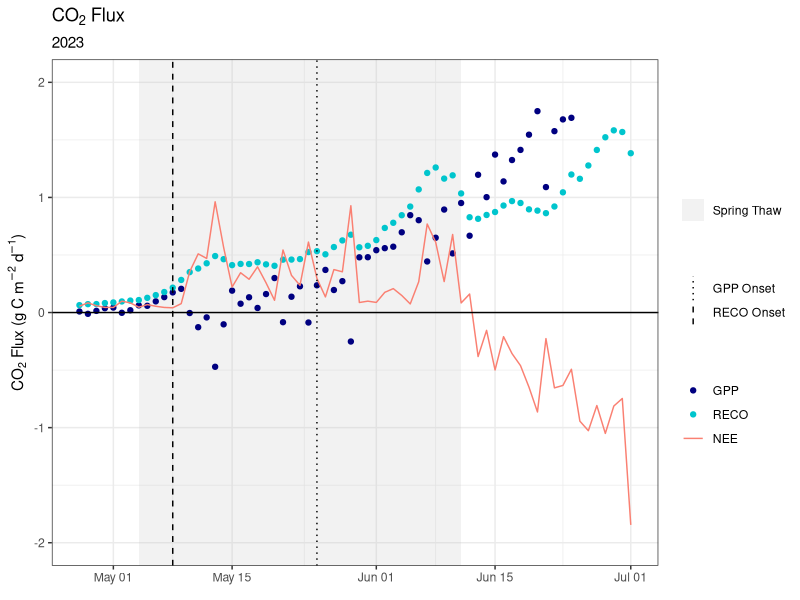
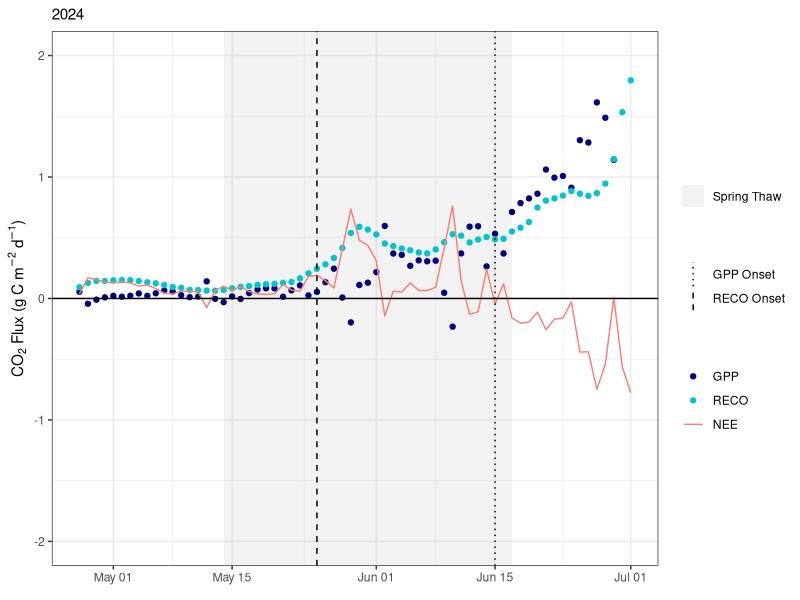
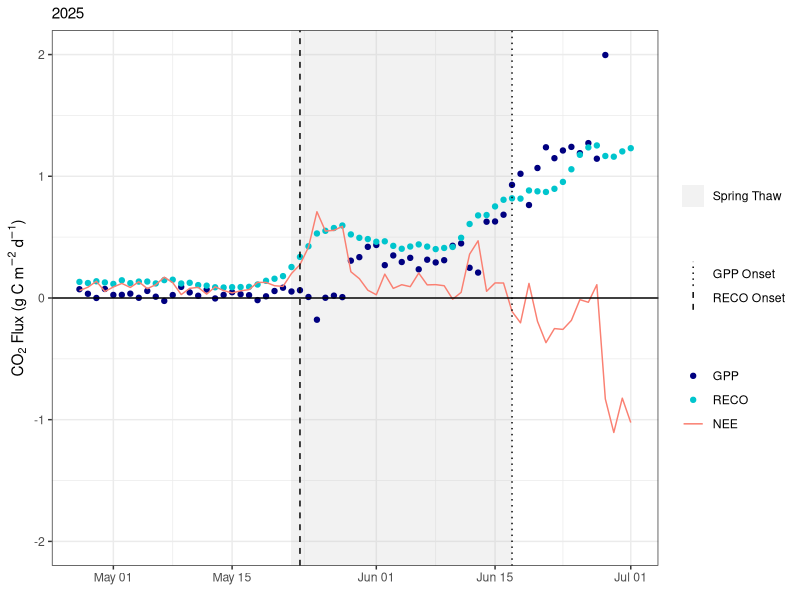
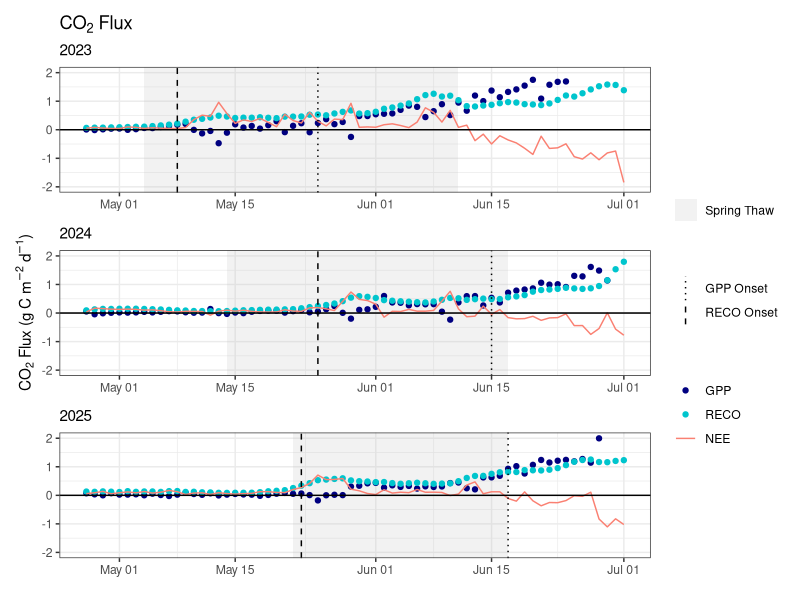

Write R code to recreate these figures, in order. (Note: this script raises an error after producing the figures.)
## ---- chunk 1
knitr::opts_chunk$set(echo = TRUE)
## ---- chunk 2

rm(list = ls())
Sys.setenv(TZ = "UTC")

library(data.table)
library(ggplot2)
library(lubridate)
library(tidyverse)
library(gridExtra) 
library(patchwork)

## ---- chunk 3

df_avg_23_24 <- fread('./output_files/three_years_daily_avg.csv')

## ---- chunk 4

max_gpp_2023 <- max(df_avg_23_24$GPP_F[df_avg_23_24$season_year == 2023], na.rm = TRUE)
max_gpp_2024 <- max(df_avg_23_24$GPP_F[df_avg_23_24$season_year == 2024], na.rm = TRUE)
max_gpp_2025 <- max(df_avg_23_24$GPP_F[df_avg_23_24$season_year == 2025], na.rm = TRUE)

max_reco_2023 <- max(df_avg_23_24$RECO[df_avg_23_24$season_year == 2023], na.rm = TRUE)
max_reco_2024 <- max(df_avg_23_24$RECO[df_avg_23_24$season_year == 2024], na.rm = TRUE)
max_reco_2025 <- max(df_avg_23_24$RECO[df_avg_23_24$season_year == 2025], na.rm = TRUE)


shade_data_23 <- data.frame(
  xmin = as.Date("2023-05-04"),
  xmax = as.Date("2023-06-11"),
  ymin = -Inf,
  ymax = Inf,
  label = "Spring Thaw"
)

shade_data_24 <- data.frame(
  xmin = as.Date("2024-05-14"),
  xmax = as.Date("2024-06-17"),
  ymin = -Inf,
  ymax = Inf,
  label = "Spring Thaw"
)

shade_data_25 <- data.frame(
  xmin = as.Date("2025-05-22"),
  xmax = as.Date("2025-06-17"),
  ymin = -Inf,
  ymax = Inf,
  label = "Spring Thaw"
)




onset23ts <- ggplot(data = df_avg_23_24, aes(x=date))+
  theme_bw()+
  geom_rect(data = shade_data_23, 
            aes(xmin = xmin, xmax = xmax, ymin = ymin, ymax = ymax, fill = "Spring Thaw"),
            alpha = 0.2, inherit.aes = FALSE)+
  geom_point(aes(y = GPP_F*60*60*24*(1/1000000)*12, color = "GPP"))+
  geom_point(aes(y = RECO*60*60*24*(1/1000000)*12, color = "RECO")) +
  geom_line(aes(y = FC_F*60*60*24*(1/1000000)*12, color = "NEE"))+
  # geom_line(aes(y = TS_1_0_1*(1/6), color = "Soil Temp"))+
  geom_hline(yintercept=0, col="black")+
  # geom_hline(yintercept=-max_gpp_2023*0.1, col="darkgreen", linetype = "dashed")+
  # geom_hline(yintercept=max_reco_2023*0.1, col="darkgreen", linetype = "dashed")+
  # geom_vline(xintercept = as.Date("2023-05-04"))+
  # geom_vline(xintercept = as.Date("2023-06-11"))+
  geom_vline(aes(xintercept = as.Date("2023-05-25"), linetype = "GPP Onset"))+
  geom_vline(aes(xintercept = as.Date("2023-05-08"), linetype = "RECO Onset"))+
  scale_y_continuous(limits = c(-2, 2), expression('CO'[2]*' Flux (g C'~m^-2~d^-1*')')
                    # ,sec.axis = sec_axis(~ . *6, name = expression('Soil Temp ('*degree*'C)'))
                     )+
  scale_color_manual(name = " ",
            values = c("GPP" = "navy", 
                      "RECO" = "turquoise3", 
                      "NEE" = "salmon", 
                      "Soil Temp" = "mediumorchid"),
            breaks = c("GPP", "RECO", 
              "NEE", "Soil Temp")) +
  scale_fill_manual(name = "", values = c("Spring Thaw" = "gray")) +
  scale_linetype_manual(name = "", values = c("RECO Onset" = "dashed", "GPP Onset"= "dotted"))+
  labs(
    title = expression('CO'[2]*' Flux '),
    subtitle = expression("2023")
  ) +
  scale_x_date(name = expression(""), limits = as.Date(c('2023-04-27', '2023-07-01')))

onset23ts

onset24ts <- ggplot(data = df_avg_23_24, aes(x=date))+
  theme_bw()+
  geom_rect(data = shade_data_24, 
            aes(xmin = xmin, xmax = xmax, ymin = ymin, ymax = ymax, fill = "Spring Thaw"),
            alpha = 0.2, inherit.aes = FALSE)+
  geom_point(aes(y = GPP_F*60*60*24*(1/1000000)*12, color = "GPP"))+
  geom_point(aes(y = RECO*60*60*24*(1/1000000)*12, color = "RECO")) +
  geom_line(aes(y = FC_F*60*60*24*(1/1000000)*12, color = "NEE"))+
  # geom_line(aes(y = TS_1_0_1*(1/6), color = "Soil Temp"))+
  geom_hline(yintercept=0, col="black")+
  # geom_hline(yintercept=-max_gpp_2024*0.1, col="darkgreen", linetype = "dashed")+
  # geom_hline(yintercept=max_reco_2024*0.1, col="darkgreen", linetype = "dashed")+
  # geom_vline(xintercept = as.Date("2024-05-14"))+
  # geom_vline(xintercept = as.Date("2024-06-17"))+
  geom_vline(aes(xintercept = as.Date("2024-06-15"), linetype = "GPP Onset"))+
  geom_vline(aes(xintercept = as.Date("2024-05-25"), linetype = "RECO Onset"))+
  scale_y_continuous(limits = c(-2, 2), expression('CO'[2]*' Flux (g C'~m^-2~d^-1*')')
                  #   , sec.axis = sec_axis(~ .*6, name = expression('Soil Temp ('*degree*'C)'))
                     )+
  scale_color_manual(name = " ",
            values = c("GPP" = "navy", 
                      "RECO" = "turquoise3", 
                      "NEE" = "salmon", 
                      "Soil Temp" = "mediumorchid"),
            breaks = c("GPP", "RECO", 
              "NEE", "Soil Temp")) +
  scale_fill_manual(name = "", values = c("Spring Thaw" = "gray")) +
  scale_linetype_manual(name = "", values = c("RECO Onset" = "dashed", "GPP Onset"= "dotted"))+
  labs(
    subtitle = expression("2024")
  ) +
  scale_x_date(name = expression(""), limits = as.Date(c('2024-04-27', '2024-07-01')))

onset24ts

onset25ts <- ggplot(data = df_avg_23_24, aes(x=date))+
  theme_bw()+
  geom_rect(data = shade_data_25, 
            aes(xmin = xmin, xmax = xmax, ymin = ymin, ymax = ymax, fill = "Spring Thaw"),
            alpha = 0.2, inherit.aes = FALSE)+
  geom_point(aes(y = GPP_F*60*60*24*(1/1000000)*12, color = "GPP"))+
  geom_point(aes(y = RECO*60*60*24*(1/1000000)*12, color = "RECO")) +
  geom_line(aes(y = FC_F*60*60*24*(1/1000000)*12, color = "NEE"))+
  # geom_line(aes(y = TS_1_0_1*(1/6), color = "Soil Temp"))+
  geom_hline(yintercept=0, col="black")+
  # geom_hline(yintercept=-max_gpp_2025*0.1, col="darkgreen", linetype = "dashed")+
  # geom_hline(yintercept=max_reco_2025*0.1, col="darkgreen", linetype = "dashed")+
  geom_vline(aes(xintercept = as.Date("2025-06-17"), linetype = "GPP Onset"))+
  geom_vline(aes(xintercept = as.Date("2025-05-23"), linetype = "RECO Onset"))+
  scale_y_continuous(limits = c(-2, 2), expression('CO'[2]*' Flux (g C'~m^-2~d^-1*')')
                  #   ,sec.axis = sec_axis(~ .*6, name = expression('Soil Temp ('*degree*'C)'))
                     )+
  scale_color_manual(name = " ",
            values = c("GPP" = "navy", 
                      "RECO" = "turquoise3", 
                      "NEE" = "salmon", 
                      "Soil Temp" = "mediumorchid"),
            breaks = c("GPP", "RECO", 
              "NEE", "Soil Temp")) +
  scale_fill_manual(name = "", values = c("Spring Thaw" = "gray")) +
  scale_linetype_manual(name = "", values = c("RECO Onset" = "dashed", "GPP Onset"= "dotted"))+
  labs(
    subtitle = expression("2025")
  ) +
  scale_x_date(name = expression(""), limits = as.Date(c('2025-04-27', '2025-07-01')))

onset25ts

co2 <- onset23ts / onset24ts / onset25ts + plot_layout(guides = "collect", axis_titles = "collect")
co2

png(filename = './png/gpponsetts.png',width = 6,height = 6,units = 'in',res = 2000)
co2
dev.off()


## ---- chunk 5




springch423ts <- ggplot(data = df_avg_23_24, aes(x=date))+
  theme_bw()+
  geom_rect(data = shade_data_23, 
            aes(xmin = xmin, xmax = xmax, ymin = ymin, ymax = ymax, fill = "Spring Thaw"),
            alpha = 0.2, inherit.aes = FALSE)+
  geom_point(aes(y = FCH4_F*60*60*24*(1/1000000000)*12, color = "Methane Flux"))+
  # geom_line(aes(y = TA * (1/250), color = "Air Temp"))+
  geom_line(aes(y = TS_1_0_1*(1/250), color = "Soil Temp"))+
  geom_hline(yintercept=0, col="black")+
  # geom_vline(xintercept = as.Date("2023-05-04"), linewidth = 0.1)+ #Spring Thaw start 
  # geom_vline(xintercept = as.Date("2023-06-11"), linewidth = 0.1)+ #Spring Thaw end 
  scale_y_continuous(limits = c(-0.02, 0.11), expression('CH'[4]*' Flux (g CH'[4]*'-C'~m^-2~d^-1*')'),
  sec.axis = sec_axis(~ . *250, name = expression('Temperature ('*degree*'C)')))+
  scale_color_manual(name = " ",
            values = c("Methane Flux" = "turquoise3", 
                      "Air Temp" = "salmon", 
                      "Soil Temp" = "navy"),
            breaks = c("Methane Flux", 
              "Air Temp", "Soil Temp")) +  
  scale_fill_manual(values = c("Spring Thaw" = "gray")) +
  guides(fill = guide_legend(title = NULL, order = 1), color = guide_legend(order = 2)) +
  labs(
    title = expression("Methane Flux"),
    subtitle = expression("2023")
  ) +
  scale_x_date(name = expression(""), limits = as.Date(c('2023-04-27', '2023-07-01')))

springch423ts



springch424ts <- ggplot(data = df_avg_23_24, aes(x=date))+
  theme_bw()+
  geom_rect(data = shade_data_24, 
            aes(xmin = xmin, xmax = xmax, ymin = ymin, ymax = ymax, fill = "Spring Thaw"),
            alpha = 0.2, inherit.aes = FALSE) +
  geom_point(aes(y = FCH4_F*60*60*24*(1/1e9)*12, color = "Methane Flux"))+
  # geom_line(aes(y = TA * (1/250), color = "Air Temp"))+
  geom_line(aes(y = TS_1_0_1*(1/250), color = "Soil Temp"))+
  geom_hline(yintercept=0, col="black")+
  # geom_vline(xintercept = as.Date("2024-05-14"), linewidth = 0.1)+
  # geom_vline(xintercept = as.Date("2024-06-17"), linewidth = 0.1)+
  scale_y_continuous(limits = c(-0.02, 0.11), expression('CH'[4]*' Flux (g CH'[4]*'-C'~m^-2~d^-1*')'),
  sec.axis = sec_axis(~ .*250, name = expression('Temperature ('*degree*'C)')))+
  scale_color_manual(name = " ",
            values = c("Methane Flux" = "turquoise3", 
                      "Air Temp" = "salmon", 
                      "Soil Temp" = "navy"),
            breaks = c("Methane Flux", 
              "Air Temp", "Soil Temp")) +
  scale_fill_manual(values = c("Spring Thaw" = "gray")) +
  guides(fill = guide_legend(title = NULL, order = 1), color = guide_legend(order = 2)) +
  labs(
    subtitle = expression("2024")
  ) + 
  scale_x_date(name = expression(""), limits = as.Date(c('2024-04-27', '2024-07-01')))

springch424ts


springch425ts <- ggplot(data = df_avg_23_24, aes(x=date))+
  theme_bw()+
  geom_rect(data = shade_data_25, 
            aes(xmin = xmin, xmax = xmax, ymin = ymin, ymax = ymax, fill = "Spring Thaw"),
            alpha = 0.2, inherit.aes = FALSE) +
  geom_point(aes(y = FCH4_F*60*60*24*(1/1e9)*12, color = "Methane Flux"))+
  # geom_line(aes(y = TA * (1/250), color = "Air Temp"))+
  geom_line(aes(y = TS_1_0_1*(1/250), color = "Soil Temp"))+
  geom_hline(yintercept=0, col="black")+
  # geom_vline(xintercept = as.Date("2025-05-14"), linewidth = 0.1)+
  # geom_vline(xintercept = as.Date("2025-06-17"), linewidth = 0.1)+
  scale_y_continuous(limits = c(-0.02, 0.11), expression('CH'[4]*' Flux (g CH'[4]*'-C'~m^-2~d^-1*')'),
  sec.axis = sec_axis(~ .*250, name = expression('Temperature ('*degree*'C)')))+
  scale_color_manual(name = " ",
            values = c("Methane Flux" = "turquoise3", 
                      "Air Temp" = "salmon", 
                      "Soil Temp" = "navy"),
            breaks = c("Methane Flux", 
              "Air Temp", "Soil Temp")) +
  scale_fill_manual(values = c("Spring Thaw" = "gray")) +
  guides(fill = guide_legend(title = NULL, order = 1), color = guide_legend(order = 2)) +
  labs(
    subtitle = expression("2025")
  ) + 
  scale_x_date(name = expression(""), limits = as.Date(c('2025-04-27', '2025-07-01')))

springch425ts

methane <- springch423ts / springch424ts / springch425ts + plot_layout(guides = "collect", axis_titles = "collect")
methane

png(filename = './png/methanespringts.png',width = 6,height = 6,units = 'in',res = 2000)
methane
dev.off()



## ---- chunk 6


springmetdata23 <- ggplot(data = df_avg_23_24, aes(x=date))+
  theme_bw()+
  geom_rect(data = shade_data_23, 
            aes(xmin = xmin, xmax = xmax, ymin = ymin, ymax = ymax, fill = "Spring Thaw"),
            alpha = 0.2, inherit.aes = FALSE)+
  geom_line(aes(y = ALB * (1/4), color = "Albedo"))+
  geom_line(aes(y = SWC_1_1_1 * (1/4), color = "SWC"))+
  geom_line(aes(y = TA, color = "Air Temp"))+
  geom_line(aes(y = TS_1_0_1, color = "Soil Temp"))+
  geom_hline(yintercept=0, col="black")+
  scale_y_continuous(limits = c(-15, 23), expression('Temperature ('*degree*'C)'),
  sec.axis = sec_axis(~ . *4, name = expression('Albedo (%)')))+
  scale_color_manual(name = " ",
            values = c("Albedo" = "turquoise3", 
                      "Air Temp" = "salmon", 
                      "Soil Temp" = "navy", 
                      "SWC" = "green3"),
            breaks = c("Albedo", "SWC",
              "Air Temp", "Soil Temp")) +  
  scale_fill_manual(values = c("Spring Thaw" = "gray")) +
  guides(fill = guide_legend(title = NULL)) +
  labs(
    title = expression("2023")
  ) +
  scale_x_date(name = expression(""), limits = as.Date(c('2023-04-27', '2023-07-01')))

springmetdata23



springmetdata24 <- ggplot(data = df_avg_23_24, aes(x=date))+
  theme_bw()+
  geom_rect(data = shade_data_24, 
            aes(xmin = xmin, xmax = xmax, ymin = ymin, ymax = ymax, fill = "Spring Thaw"),
            alpha = 0.2, inherit.aes = FALSE) +
  geom_line(aes(y = ALB * (1/4), color = "Albedo"))+
  geom_line(aes(y = TA, color = "Air Temp"))+
  geom_line(aes(y = TS_1_0_1, color = "Soil Temp"))+
  geom_hline(yintercept=0, col="black")+
  scale_y_continuous(limits = c(-15, 23), expression('Temperature ('*degree*'C)'),
  sec.axis = sec_axis(~ .*4, name = expression('Albedo (%)')))+
  scale_color_manual(name = " ",
            values = c("Albedo" = "turquoise3", 
                      "Air Temp" = "salmon", 
                      "Soil Temp" = "navy"),
            breaks = c("Albedo", 
              "Air Temp", "Soil Temp")) +
  scale_fill_manual(values = c("Spring Thaw" = "gray")) +
    guides(fill = guide_legend(title = NULL)) +
  labs(
    title = expression("2024")
  ) + 
  scale_x_date(name = expression(""), limits = as.Date(c('2024-04-27', '2024-07-01')))

springmetdata24


springmetdata25 <- ggplot(data = df_avg_23_24, aes(x=date))+
  theme_bw()+
  geom_rect(data = shade_data_25, 
            aes(xmin = xmin, xmax = xmax, ymin = ymin, ymax = ymax, fill = "Spring Thaw"),
            alpha = 0.2, inherit.aes = FALSE) +
  geom_line(aes(y = ALB * (1/4), color = "Albedo"))+
  geom_line(aes(y = TA, color = "Air Temp"))+
  geom_line(aes(y = TS_1_0_1, color = "Soil Temp"))+
  geom_hline(yintercept=0, col="black")+
  scale_y_continuous(limits = c(-15, 23), expression('Temperature ('*degree*'C)'),
  sec.axis = sec_axis(~ .*(4), name = expression('Albedo (%)')))+
  scale_color_manual(name = " ",
            values = c("Albedo" = "turquoise3", 
                      "Air Temp" = "salmon", 
                      "Soil Temp" = "navy"),
            breaks = c("Albedo", 
              "Air Temp", "Soil Temp")) +
  scale_fill_manual(values = c("Spring Thaw" = "gray")) +
    guides(fill = guide_legend(title = NULL)) +
  labs(
    title = expression("2025")
  ) + 
  scale_x_date(name = expression(""), limits = as.Date(c('2025-04-27', '2025-07-01')))

springmetdata25



png(filename = './png/metspringts.png',width = 11,height = 6,units = 'in',res = 2000)
springmetdata23 / springmetdata24 / springmetdata25 + plot_layout(guides = "collect", axis_titles = "collect")
dev.off()

